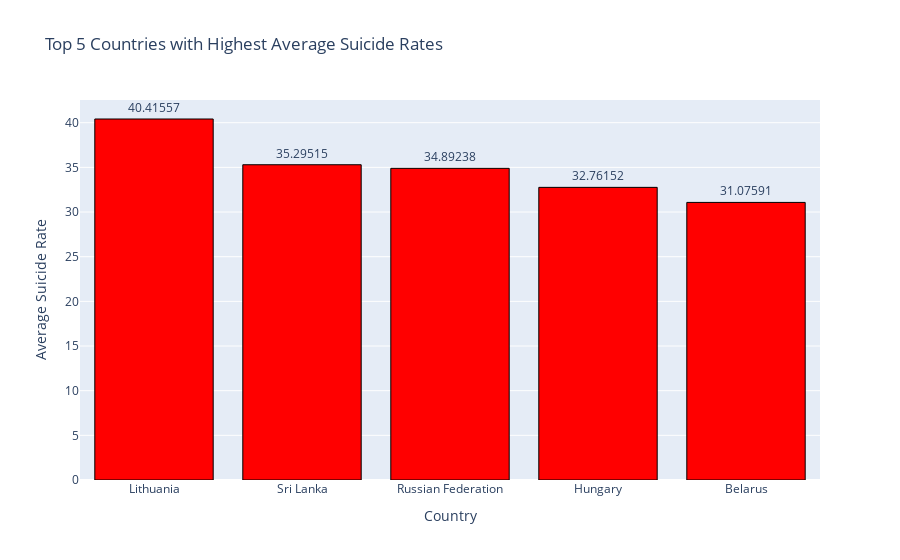

Source (notebook cell):
### Code cell
avg_suicide_rate_by_country = df.groupby('country')['suicides/100k pop'].mean().reset_index()

# Sort by average suicide rate and select the top 5 countries
top_5_countries = avg_suicide_rate_by_country.nlargest(5, 'suicides/100k pop')

# Create an interactive bar plot with red bars
fig = px.bar(
    top_5_countries,
    x='country',
    y='suicides/100k pop',
    title='Top 5 Countries with Highest Average Suicide Rates',
    labels={'country': 'Country', 'suicides/100k pop': 'Average Suicide Rate'},
)

# Customize the appearance to set the bars' color to red (optional)
fig.update_traces(marker_color='red', marker_line_color='black', marker_line_width=1)

# Add interactivity (hover text)
fig.update_traces(texttemplate='%{y}', textposition='outside')

# Set axis labels
fig.update_xaxes(title_text='Country')
fig.update_yaxes(title_text='Average Suicide Rate')

# Show the interactive plot
fig.show()

### Figure 1 — Plotly figure (JSON) as saved in the notebook; plotly's stock layout.template omitted (floating-point values rounded to 4 significant figures)
{"data": [{"alignmentgroup": "True", "hovertemplate": "Country=%{x}<br>Average Suicide Rate=%{y}<extra></extra>", "legendgroup": "", "marker": {"color": "red", "line": {"color": "black", "width": 1}, "pattern": {"shape": ""}}, "name": "", "offsetgroup": "", "orientation": "v", "showlegend": false, "textposition": "outside", "texttemplate": "%{y}", "type": "bar", "x": ["Lithuania", "Sri Lanka", "Russian Federation", "Hungary", "Belarus"], "xaxis": "x", "y": [40.42, 35.3, 34.89, 32.76, 31.08], "yaxis": "y"}], "layout": {"barmode": "relative", "legend": {"tracegroupgap": 0}, "title": {"text": "Top 5 Countries with Highest Average Suicide Rates"}, "xaxis": {"anchor": "y", "domain": [0, 1], "title": {"text": "Country"}}, "yaxis": {"anchor": "x", "domain": [0, 1], "title": {"text": "Average Suicide Rate"}}}}
